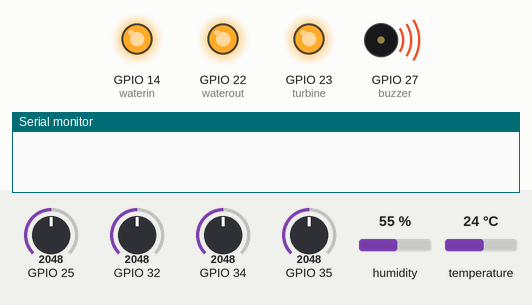
A sketch run on a simulated ESP32. On the bench: output pins drawn as LEDs (lit = HIGH), buzzer (waves = sounding, pin HIGH), the last lines printed to the serial monitor. The inputs (shaded band) are chosen by the test bench; at power-on: temperature 24 °C, GPIO 35 = 2048, GPIO 25 = 2048, GPIO 32 = 2048, GPIO 34 = 2048, humidity 55 %. WiFi joins after 1.5 s; servers stay silent unless stated; uploads are accepted with an empty reply.

Above: at 0.1 s.
At 3.3 s:
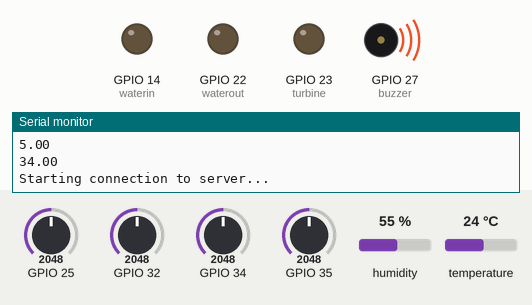
3.4 s: temperature set to 4 °C
10.5 s: GPIO 35 set to 1360
14.8 s: GPIO 35 set to 760
Timing chart, 0 to 17.8 s (numbered marks = the images above; inputs shaded):
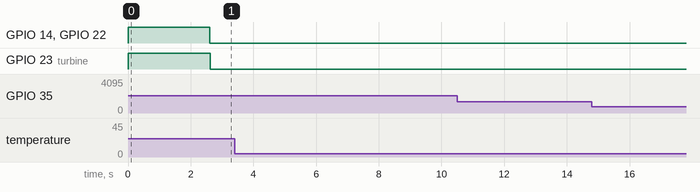

The sketch:

finalprogram.ino
```cpp
#include <WiFiClientSecure.h>
#include <DHT.h>
#define dhpin 33
#define dhtype DHT11
DHT dht(dhpin,dhtype);


const int buzzer=27;
const int waterin=14;
const int waterout=22;
const int turbine=23;
float h=0;
float t=0;
float wl=0;
float ph=0;
float od=0;
char wi='0';
char wo='0';
char tur='0';
char buz='0';
char phi='0';

String api=String();
const char* ssid     = "Galaxy A5185DB";     // your network SSID (name of wifi network)
const char* password = "1234567890"; // your network password

const char*  server = "aquasystem.000webhostapp.com";  // Server URL

// www.howsmyssl.com root certificate authority, to verify the server
// change it to your server root CA
// SHA1 fingerprint is broken now!

const char* test_root_ca= \
     "-----BEGIN CERTIFICATE-----\n" \
      "MIIDrzCCApegAwIBAgIQCDvgVpBCRrGhdWrJWZHHSjANBgkqhkiG9w0BAQUFADBh\n" \
      "MQswCQYDVQQGEwJVUzEVMBMGA1UEChMMRGlnaUNlcnQgSW5jMRkwFwYDVQQLExB3\n" \
      "d3cuZGlnaWNlcnQuY29tMSAwHgYDVQQDExdEaWdpQ2VydCBHbG9iYWwgUm9vdCBD\n" \
      "QTAeFw0wNjExMTAwMDAwMDBaFw0zMTExMTAwMDAwMDBaMGExCzAJBgNVBAYTAlVT\n" \
      "MRUwEwYDVQQKEwxEaWdpQ2VydCBJbmMxGTAXBgNVBAsTEHd3dy5kaWdpY2VydC5j\n" \
      "b20xIDAeBgNVBAMTF0RpZ2lDZXJ0IEdsb2JhbCBSb290IENBMIIBIjANBgkqhkiG\n" \
      "9w0BAQEFAAOCAQ8AMIIBCgKCAQEA4jvhEXLeqKTTo1eqUKKPC3eQyaKl7hLOllsB\n" \
      "CSDMAZOnTjC3U/dDxGkAV53ijSLdhwZAAIEJzs4bg7/fzTtxRuLWZscFs3YnFo97\n" \
      "nh6Vfe63SKMI2tavegw5BmV/Sl0fvBf4q77uKNd0f3p4mVmFaG5cIzJLv07A6Fpt\n" \
      "43C/dxC//AH2hdmoRBBYMql1GNXRor5H4idq9Joz+EkIYIvUX7Q6hL+hqkpMfT7P\n" \
      "T19sdl6gSzeRntwi5m3OFBqOasv+zbMUZBfHWymeMr/y7vrTC0LUq7dBMtoM1O/4\n" \
      "gdW7jVg/tRvoSSiicNoxBN33shbyTApOB6jtSj1etX+jkMOvJwIDAQABo2MwYTAO\n" \
      "BgNVHQ8BAf8EBAMCAYYwDwYDVR0TAQH/BAUwAwEB/zAdBgNVHQ4EFgQUA95QNVbR\n" \
      "TLtm8KPiGxvDl7I90VUwHwYDVR0jBBgwFoAUA95QNVbRTLtm8KPiGxvDl7I90VUw\n" \
      "DQYJKoZIhvcNAQEFBQADggEBAMucN6pIExIK+t1EnE9SsPTfrgT1eXkIoyQY/Esr\n" \
      "hMAtudXH/vTBH1jLuG2cenTnmCmrEbXjcKChzUyImZOMkXDiqw8cvpOp/2PV5Adg\n" \
      "06O/nVsJ8dWO41P0jmP6P6fbtGbfYmbW0W5BjfIttep3Sp+dWOIrWcBAI+0tKIJF\n" \
      "PnlUkiaY4IBIqDfv8NZ5YBberOgOzW6sRBc4L0na4UU+Krk2U886UAb3LujEV0ls\n" \
      "YSEY1QSteDwsOoBrp+uvFRTp2InBuThs4pFsiv9kuXclVzDAGySj4dzp30d8tbQk\n" \
      "CAUw7C29C79Fv1C5qfPrmAESrciIxpg0X40KPMbp1ZWVbd4=\n" \
      "-----END CERTIFICATE-----";


WiFiClientSecure client;

void setup() {
  pinMode(buzzer, OUTPUT);
  pinMode(waterin, OUTPUT);
  pinMode(waterout, OUTPUT);
  pinMode(turbine, OUTPUT);

  pinMode (35 , INPUT);
  pinMode (25 , INPUT);
  digitalWrite(buzzer,HIGH);
  digitalWrite(waterin,HIGH);
  digitalWrite(waterout, HIGH);
  digitalWrite(turbine,HIGH);
  //Initialize serial and wait for port to open:
  Serial.begin(9600);
  dht.begin();
  delay(100);
  Serial.print("Attempting to connect to SSID: ");
  Serial.println(ssid);
  WiFi.begin(ssid, password);

  // attempt to connect to Wifi network:
  while (WiFi.status() != WL_CONNECTED) {
    Serial.print(".");
    // wait 1 second for re-trying
    delay(1000);
  }

  Serial.print("Connected to ");
  Serial.println(ssid);


  //client.setCertificate(test_client_key); // for client verification
  //client.setPrivateKey(test_client_cert);  // for client verification


}

void loop() {
  // do nothing

  char a[17];

  int i=0,j;


  api+="";

  if(h==0 && t==0 && wl==0 && ph==0 && od==0){
  delay(100);
  float h=hum();
  float t=te() ;
  float wl=waterlevel();
  float ph=phsensor();
  float od=dosensor();
  float tbd=turbd();

  Serial.println(h);
  Serial.println(t);
  Serial.println(wl);
  Serial.println(ph);
  Serial.println(od);
  Serial.println(tbd);


  api+="&temp=";
  api+=String(t);
  api+="&hum=";
  api+=String(h);
  api+="&ph=";
  api+=String(ph);
  api+="&wl=";
  api+=String(wl);
  api+="&od=";
  api+=String(od);

  }
  client.setCACert(test_root_ca);

  Serial.println("\nStarting connection to server...");
  if (!client.connect(server, 443))
    Serial.println("Connection failed!");
  else {
    Serial.println("Connected to server!");
    // Make a HTTP request:

    client.println("GET https://aquasystem.000webhostapp.com/test.php?"+api+" HTTP/1.0");
    client.println("Host: aquasystem.000webhostapp.com");
    client.println("Connection: close");
    client.println();

    while (client.connected()) {
      String line = client.readStringUntil('\n');
      if (line == "\r") {
        Serial.println("headers received");
        break;
      }
    }
    // if there are incoming bytes available
    // from the server, read them and print them:
    while (client.available()) {
      char c = client.read();
      a[i]=c;
      i=i+1;
      Serial.write(c);
    }

    client.stop();


    if(a[3]=='1'){


 if(wl<=20){

          if(wi=='0'){

            Serial.println("Water in motor on");
            digitalWrite(waterin, LOW);
            wi='1';
            }


          }else if(wl>=90){


            if(wo=='0'){
                Serial.println("Water out motor on");
                digitalWrite(waterout, LOW);
                wo='1';

              }
            }else{

            if(wi=='1'){
              Serial.println("Water in motor off");
              digitalWrite(waterin, HIGH);
              wi='0';

              }
             if(wo=='1'){

              Serial.println("Water out motor off");
              digitalWrite(waterout, HIGH);
              wo='0';
              }
           }


         if(od<=6 || t>=40){

            ///turb on
            if(tur=='0'){

            Serial.println("turbine on");
             digitalWrite(turbine, LOW);
             tur='1';
              }

          }else{

            if(tur=='1'){
              Serial.println("turbine off");
              digitalWrite(turbine, HIGH);
              tur='0';

              }


            }


         if(ph<=5){
          phi='1';
          }else{
           phi='0';
            }

         if((phi=='1') || (wi=='1') || (wo=='1') || (tur=='1') ){

          if(buz=='0'){
            Serial.println("buzzer on");
            digitalWrite(buzzer, LOW);
            buz='1';
            }

          }else{
            if(buz=='1'){

              Serial.println("buzzer off");
              digitalWrite(buzzer,HIGH);
              buz='0';

              }


            }


      ////

      }else{


                if(a[7]=='0'){

                  if(wi=='1'){
                    Serial.println("Water in motor off");
                    digitalWrite(waterin, HIGH);
                    wi='0';

                  }


                  }else{

                      if(wi=='0'){
                      Serial.println("Water in motor on");
                      digitalWrite(waterin, LOW);
                      wi='1';
                      Serial.print("----------");
                      Serial.println(wi);

                    }


                  }

                 if(a[11]=='0'){

                  if(wo=='1'){
                    Serial.println("Water out motor off");
                    digitalWrite(waterout, HIGH);
                    wo='0';


                  }


                  }else{

                      if(wo=='0'){
                      Serial.println("Water out motor on");
                      digitalWrite(waterout, LOW);
                      wo='1';

                    }


                  }

                  if(a[15]=='0'){

                  if(tur=='1'){
                    Serial.println("turbine off");
                    digitalWrite(turbine, HIGH);
                    tur='0';

                  }
                  }else{

                      if(tur=='0'){
                      Serial.println("turbine on");
                      digitalWrite(turbine, LOW);
                      tur='1';

                    }


               }


               if((a[3]=='1') ||( a[7]=='1') || (a[11]=='1') || (a[15]=='1')){

                if(buz=='0'){
                  Serial.println("buzzer on");
                  digitalWrite(buzzer, LOW);
                  buz='1';
                  }

                }else{
                    if(buz=='1'){
                      Serial.println("buzzer off");
                      digitalWrite(buzzer,HIGH);
                      buz='0';

                      }


                    }
      }
  }


}


float phsensor(){
    int j=analogRead(32);
    Serial.println("PH:");
    j=map(j,0,4095,14,0);
    Serial.println(j);
    return j;
  }

float dosensor(){
    int j=analogRead(34);
    Serial.println("DO:");
    j=map(j,0,4095,10,0);
    Serial.println(j);
    return j;
  }

float te(){
    float t=dht.readTemperature();
    Serial.println("temp:");
    Serial.println(t);
    return t;
  }

float hum(){
    float h=dht.readHumidity();
    Serial.println("humidity:");
    Serial.println(h);
    return h;
  }
 float waterlevel(){
    int k=analogRead(35);
    int p=0;
    Serial.println("Waterlevel");
    if(k>=1400){
      p=90;
      Serial.println("high");
      }else if(k>=800 && k<1400){
        Serial.println("normal");
        p=50;
        }else{
          p=20;
          Serial.println("Low");
        }
    return p;
  }

float turbd(){

    int ans=0;
    int k=analogRead(25);

    int l=map(k,0,3101,100,0);
    ans=l;
    if(l<0){
      ans=0;
      }

    Serial.println("Turbidity");
    Serial.println(k);
    Serial.println(ans);
    Serial.println("-----------");
    return ans;


  }
```
